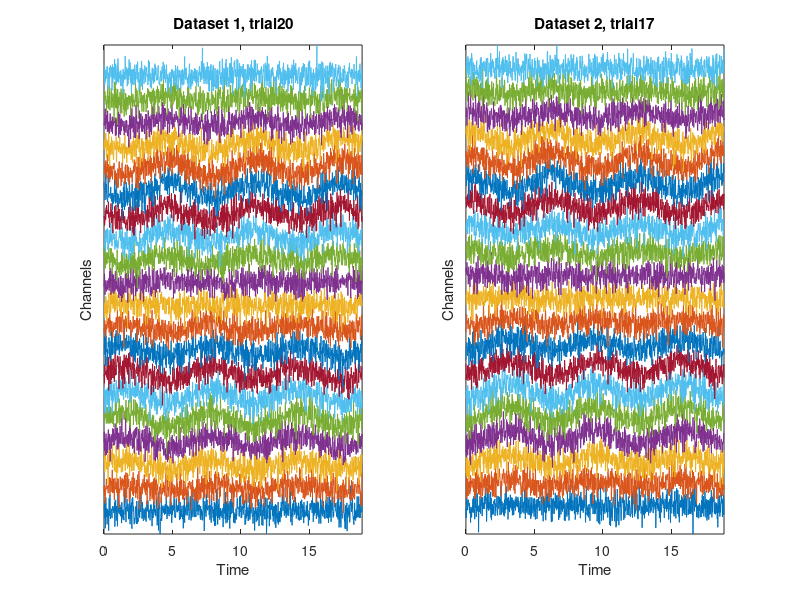
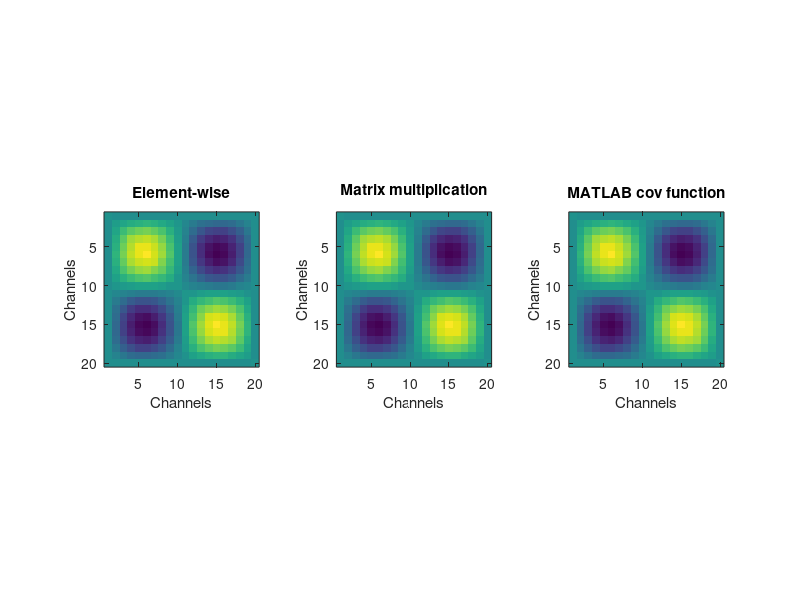
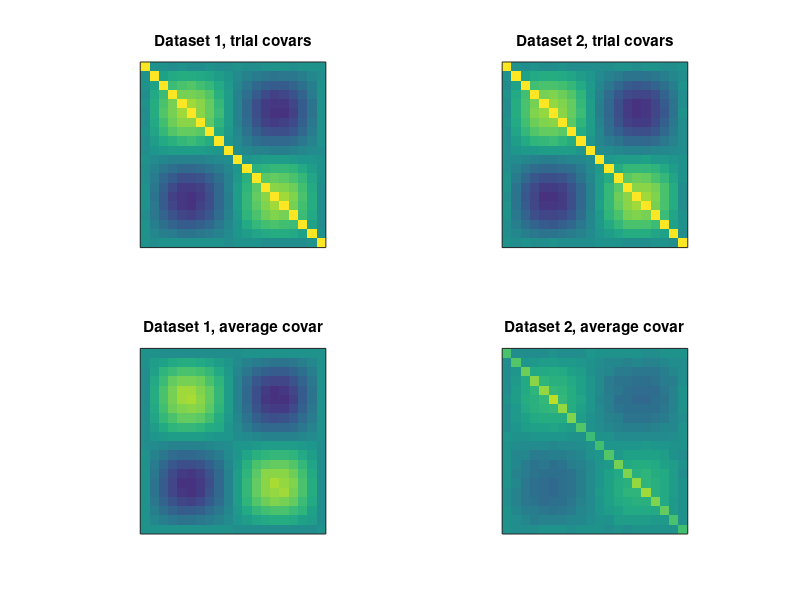

Recreate these plots in MATLAB, in order.
%% Covariance with Simulated Data
%% Simulate Data with Covariance Structure
% Simulation parameters
N = 1000;     % time points
M =   20;     % channels
nTrials = 50; % number of trials

% Time vector (radian units)
t = linspace(0,6*pi,N);

% Initialize data matrices
data = cell(1,2);

% Relationship across channels (imposing covariance)
chanrel = sin(linspace(0,2*pi,M))';

% Loop over "trials" and generate data
for triali=1:nTrials
    
    % Simulation 1
    data{1}(:,:,triali) = bsxfun(@times,repmat( sin(t),M,1 ),chanrel) + randn(M,N)/1;
    
    % Simulation 2
    data{2}(:,:,triali) = bsxfun(@times,repmat( sin(t+rand*2*pi),M,1 ),chanrel) + randn(M,N)/1;
end

%% Visual Inspection of the Time Series Data
figure(1), clf

for i=1:2
    subplot(1,2,i)
    % Pick a random trial
    trial2plot = ceil(rand*nTrials);
    
    % Show the data
    plot(t,bsxfun(@plus, squeeze(data{i}(:,:,trial2plot)) ,(1:M)'*3 ))
    
    % Code to show trials from one channel
    %plot(t,bsxfun(@plus, squeeze(data{i}(5,:,1:M)) ,(1:M)*3 ))
    
    % Make the plot look a bit nicer
    set(gca,'ytick',[]), axis tight
    xlabel('Time'), ylabel('Channels')
    title([ 'Dataset ' num2str(i) ', trial' num2str(trial2plot) ])
    
    % Code if showing trials instead of channels
    %ylabel('Trials')
    %title([ 'Dataset ' num2str(i) ', channel 5' ])
end

%% Compute Covariance Matrix element-wise
% Initialize covariance matrix
covmat1 = zeros(M);

% Compute the trial average (ERP)
dataave = mean(data{1},3);

% Double-loop over channels and compute dot product scaled by N-1
for chani=1:M
    for chanj=1:M     
        % Mean-center data
        subi = dataave(chani,:) - mean(dataave(chani,:));
        subj = dataave(chanj,:) - mean(dataave(chanj,:));
        
        % Compute covariance
        covmat1(chani,chanj) = sum( subi.*subj ) / (N-1);
    end % end chanj
end % end chani

%% Covariance via Matrix Multiplication
% First mean-center (over time!)
dataaveM = bsxfun(@minus,dataave,mean(dataave,2));

% All pairwise dot products as the matrix times its transpose
covmat2 = dataaveM*dataaveM' / (N-1);

%% Covariance Using MATLAB's cov Function
% Note that cov will mean-center the data
covmat3 = cov(dataave');

% Always check the size to make sure it's the correct orientation:
size(covmat3)

%% Show the Matrices
figure(2), clf
subplot(131), imagesc(covmat1)
axis square, title('Element-wise')
xlabel('Channels'), ylabel('Channels')

subplot(132), imagesc(covmat2)
axis square, title('Matrix multiplication')
xlabel('Channels'), ylabel('Channels')

subplot(133), imagesc(covmat3)
axis square, title('MATLAB cov function')
xlabel('Channels'), ylabel('Channels')

%% Compare the Covariance Matrices for the Two Datasets
[covmat1,covmat2] = deal( zeros(M) );

for triali=1:nTrials
    %% Dataset 1
    % Extract data and mean-center
    tmpdat = squeeze( data{1}(:,:,triali) );
    tmpdat = bsxfun(@minus,tmpdat,mean(tmpdat,2));
    % Compute covariance and add to matrix
    covmat1 = covmat1 + tmpdat*tmpdat'/(N-1);
    
    %% Dataset 2
    % Extract data and mean-center
    tmpdat = squeeze( data{2}(:,:,triali) );
    tmpdat = bsxfun(@minus,tmpdat,mean(tmpdat,2));
    % Compute covariance and add to matrix
    covmat2 = covmat2 + tmpdat*tmpdat'/(N-1);
end

% Finish the averaging
covmat1 = covmat1 / nTrials;
covmat2 = covmat2 / nTrials;

figure(3), clf
clim = [-1 1]*.7; % colormap
subplot(221), imagesc(covmat1)
axis square, title('Dataset 1, trial covars')
set(gca,'clim',clim,'xtick',[],'ytick',[])

subplot(222), imagesc(covmat2)
axis square, title('Dataset 2, trial covars')
set(gca,'clim',clim,'xtick',[],'ytick',[])

%% Now repeat for average
% Compute average
dataave1 = mean(data{1},3);
dataave2 = mean(data{2},3);

% Covariance for data1
tmpdat  = bsxfun(@minus,dataave1,mean(dataave1,2));
covmat1 = tmpdat*tmpdat' / (N-1);

% Covariance for data2
tmpdat  = bsxfun(@minus,dataave2,mean(dataave2,2));
covmat2 = tmpdat*tmpdat' / (N-1);

subplot(223), imagesc(covmat1)
axis square, title('Dataset 1, average covar')
set(gca,'clim',clim,'xtick',[],'ytick',[])

subplot(224), imagesc(covmat2)
axis square, title('Dataset 2, average covar')
set(gca,'clim',clim,'xtick',[],'ytick',[])
set(gca,'clim',[-1 1]*.05)

%% end